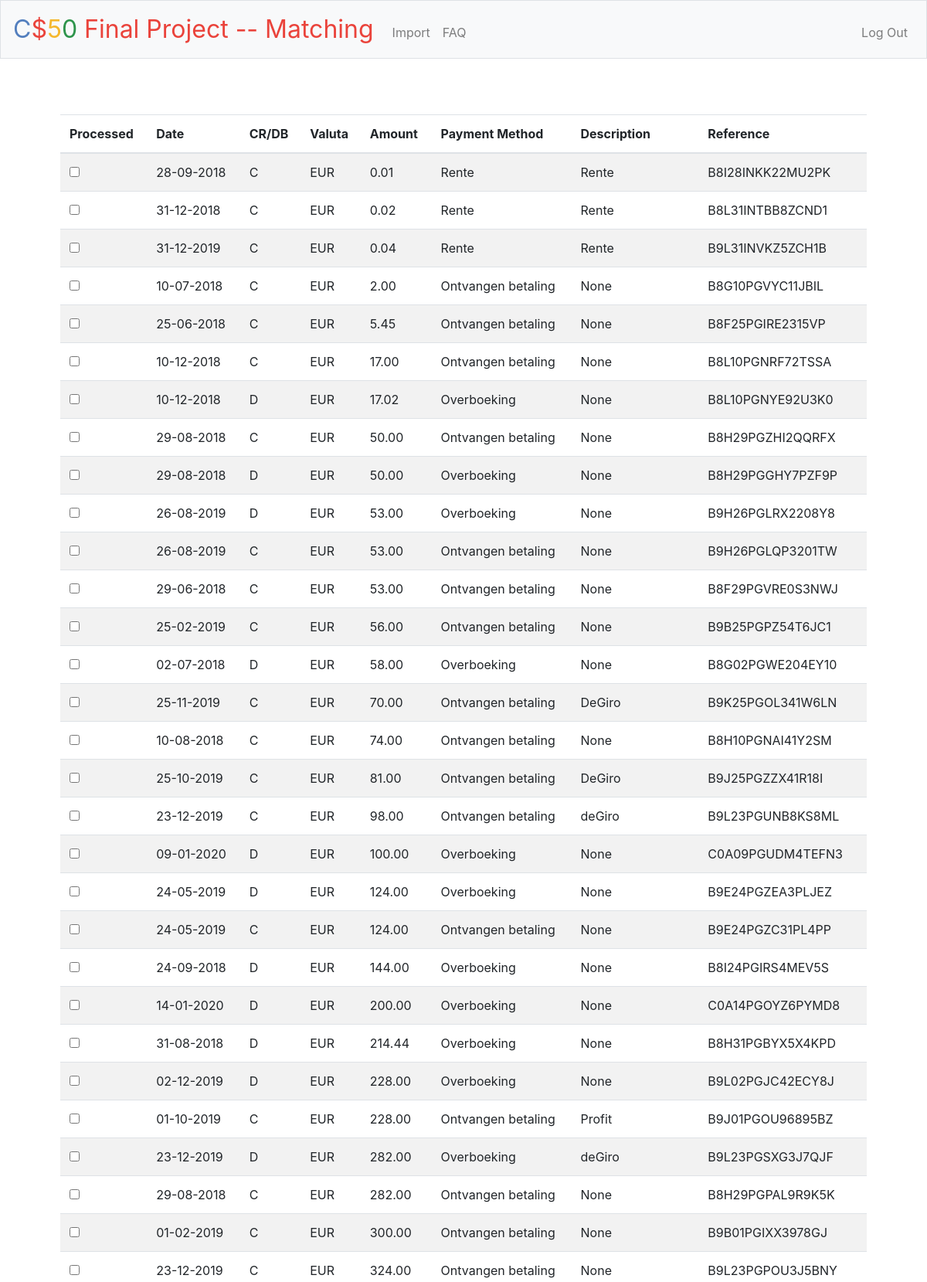
The page / (signed in, upper part) on the database its author committed.
### tables this page shows
CREATE TABLE "import" (
	"userid"	TEXT,
	"account_number"	TEXT,
	"tx_date"	TEXT,
	"valuta_code"	TEXT,
	"credit_debit"	TEXT,
	"amount"	REAL,
	"contra_account"	TEXT,
	"contra_account_name"	TEXT,
	"valuta_date"	TEXT,
	"payment_method"	TEXT,
	"description"	TEXT,
	"payment_type"	TEXT,
	"authorisation_number"	INTEGER,
	"address"	TEXT,
	"payee_id"	INTEGER,
	"reference"	TEXT NOT NULL,
	"entry_date"	TEXT,
	"processed"	TEXT,
	PRIMARY KEY("reference","userid")
);

### app.py (the view)
@app.route("/", methods=["GET", "POST"])
@login_required
def index():
    print(">>>>> index <<<<<")
    if request.method == "POST":
        print('>>>>> POST marked ROWS <<<<<')
        processedFlag = request.form.getlist("checkbox")
        for rows in processedFlag:
            cursor = db.cursor()
            params = ("Y", session["user_id"], rows)
            cursor.execute('''UPDATE import SET processed = ? where userid = ? AND reference = ?''', params)
            db.commit()
        print('>>>>> STORED DB <<<<<')
        flash('Marked rows are processed', 'success')
        return redirect("/")
    else:
        cursor = db.cursor()
        params = (session["user_id"],)
        cursor.execute('''SELECT rowid, * FROM import WHERE userid = ? AND processed = 'N' ORDER BY amount;''', params)
        rows = cursor.fetchall()
        return render_template("layout.html", rows=rows)

### app.py (called while the page is built)
@app.after_request
def after_request(response):
    response.headers["Cache-Control"] = "no-cache, no-store, must-revalidate"
    response.headers["Expires"] = 0
    response.headers["Pragma"] = "no-cache"
    return response

### helpers.py (called while the page is built)
def login_required(f):
    @wraps(f)
    def decorated_function(*args, **kwargs):
        if session.get("user_id") is None:
            return redirect("/login")
        return f(*args, **kwargs)
    return decorated_function

### templates/layout.html (shortened to what this page needs)
<!DOCTYPE html>
<html lang="en">
    <head>
        <link href="https://maxcdn.bootstrapcdn.com/bootstrap/4.1.3/css/bootstrap.min.css" rel="stylesheet">
        <link href="/static/styles.css" rel="stylesheet">
    </head>
    <body>
        <nav class="navbar navbar-expand-md navbar-light bg-light border">
            <a class="navbar-brand" href="/"><span class="blue">C</span><span class="red">$</span><span class="yellow">5</span><span class="green">0</span> <span class="red">Final Project -- Matching</span></a>
            <div class="collapse navbar-collapse" id="navbar">
                {% if session.user_id %}
                    <ul class="navbar-nav mr-auto mt-2">
                        <li class="nav-item"><a class="nav-link" href="/import">Import</a></li>
                        <li class="nav-item"><a class="nav-link" href="/faq">FAQ</a></li>
                    </ul>
                    <ul class="navbar-nav ml-auto mt-2">
                        <li class="nav-item"><a class="nav-link" href="/logout">Log Out</a></li>
                    </ul>
                {% else %}
                    <ul class="navbar-nav ml-auto mt-2">
                        <li class="nav-item"><a class="nav-link" href="/register">Register</a></li>
                        <li class="nav-item"><a class="nav-link" href="/login">Log In</a></li>
                    </ul>
                {% endif %}
            </div>
        </nav>
        <main class="container p-5">
            {% block main %}
            <form action="/" method="post" name="checkbox">
                <table id="roster" class="table table-striped" style="width:100%">
                  <thead>
                    <tr class="text-left">
                      <th>Processed</th>
                      <th>Date</th>
                      <th>CR/DB</th>
                      <th>Valuta</th>
                      <th>Amount</th>
                      <th>Payment Method</th>
                      <th>Description</th>
                      <th>Reference</th>
                    </tr>
                  </thead>
                  <tbody>
                      {% for rows in rows %}
                         <tr class="text-left">
                            <td><input type="checkbox" id="{{ checkbox }}" name="checkbox" value="{{ rows[16] }}"></td>
                            <td>{{ rows[3] }}</td>
                            <td>{{ rows[5] }}</td>
                            <td>{{ rows[4] }}</td>
                            <td>{{ '%0.2f'| format(rows[6]|float) }}</td>
                            <td>{{ rows[10] }}</td>
                            <td>{{ rows[11] }}</td>
                            <td>{{ rows[16] }}</td>
                         </tr>
                      {% endfor %}
                      <br>
                  </tbody>
                </table>
            </form>
            {% endblock %}
        </main>
    </body>
</html>

### static/styles.css (style rules this page uses)
nav .navbar-brand { font-size: xx-large; }
nav .navbar-brand .blue { color: #537fbe; }
nav .navbar-brand .red { color: #ea433b; }
nav .navbar-brand .yellow { color: #f5b82e; }
nav .navbar-brand .green { color: #2e944b; }
main { overflow-x: auto; text-align: center; }

### rows shown on the page
import: tx_date "28-09-2018", credit_debit "C", valuta_code "EUR", amount "0.01", payment_method "Rente", description "Rente", reference "B8I28INKK22MU2PK"
import: tx_date "31-12-2018", credit_debit "C", valuta_code "EUR", amount "0.02", payment_method "Rente", description "Rente", reference "B8L31INTBB8ZCND1"
import: tx_date "31-12-2019", credit_debit "C", valuta_code "EUR", amount "0.04", payment_method "Rente", description "Rente", reference "B9L31INVKZ5ZCH1B"
import: tx_date "10-07-2018", credit_debit "C", valuta_code "EUR", amount "2.00", payment_method "Ontvangen betaling", rows "None", reference "B8G10PGVYC11JBIL"
import: tx_date "25-06-2018", credit_debit "C", valuta_code "EUR", amount "5.45", payment_method "Ontvangen betaling", rows "None", reference "B8F25PGIRE2315VP"
import: tx_date "10-12-2018", credit_debit "C", valuta_code "EUR", amount "17.00", payment_method "Ontvangen betaling", rows "None", reference "B8L10PGNRF72TSSA"
import: tx_date "10-12-2018", credit_debit "D", valuta_code "EUR", amount "17.02", payment_method "Overboeking", rows "None", reference "B8L10PGNYE92U3K0"
import: tx_date "29-08-2018", credit_debit "C", valuta_code "EUR", amount "50.00", payment_method "Ontvangen betaling", rows "None", reference "B8H29PGZHI2QQRFX"
import: tx_date "29-08-2018", credit_debit "D", valuta_code "EUR", amount "50.00", payment_method "Overboeking", rows "None", reference "B8H29PGGHY7PZF9P"
import: tx_date "26-08-2019", credit_debit "D", valuta_code "EUR", amount "53.00", payment_method "Overboeking", rows "None", reference "B9H26PGLRX2208Y8"
import: tx_date "26-08-2019", credit_debit "C", valuta_code "EUR", amount "53.00", payment_method "Ontvangen betaling", rows "None", reference "B9H26PGLQP3201TW"
import: tx_date "29-06-2018", credit_debit "C", valuta_code "EUR", amount "53.00", payment_method "Ontvangen betaling", rows "None", reference "B8F29PGVRE0S3NWJ"
import: tx_date "25-02-2019", credit_debit "C", valuta_code "EUR", amount "56.00", payment_method "Ontvangen betaling", rows "None", reference "B9B25PGPZ54T6JC1"
import: tx_date "02-07-2018", credit_debit "D", valuta_code "EUR", amount "58.00", payment_method "Overboeking", rows "None", reference "B8G02PGWE204EY10"
import: tx_date "25-11-2019", credit_debit "C", valuta_code "EUR", amount "70.00", payment_method "Ontvangen betaling", description "DeGiro", reference "B9K25PGOL341W6LN"
import: tx_date "10-08-2018", credit_debit "C", valuta_code "EUR", amount "74.00", payment_method "Ontvangen betaling", rows "None", reference "B8H10PGNAI41Y2SM"
import: tx_date "25-10-2019", credit_debit "C", valuta_code "EUR", amount "81.00", payment_method "Ontvangen betaling", description "DeGiro", reference "B9J25PGZZX41R18I"
import: tx_date "23-12-2019", credit_debit "C", valuta_code "EUR", amount "98.00", payment_method "Ontvangen betaling", description "deGiro", reference "B9L23PGUNB8KS8ML"
import: tx_date "09-01-2020", credit_debit "D", valuta_code "EUR", amount "100.00", payment_method "Overboeking", rows "None", reference "C0A09PGUDM4TEFN3"
import: tx_date "24-05-2019", credit_debit "D", valuta_code "EUR", amount "124.00", payment_method "Overboeking", rows "None", reference "B9E24PGZEA3PLJEZ"
import: tx_date "24-05-2019", credit_debit "C", valuta_code "EUR", amount "124.00", payment_method "Ontvangen betaling", rows "None", reference "B9E24PGZC31PL4PP"
import: tx_date "24-09-2018", credit_debit "D", valuta_code "EUR", amount "144.00", payment_method "Overboeking", rows "None", reference "B8I24PGIRS4MEV5S"
import: tx_date "14-01-2020", credit_debit "D", valuta_code "EUR", amount "200.00", payment_method "Overboeking", rows "None", reference "C0A14PGOYZ6PYMD8"
import: tx_date "31-08-2018", credit_debit "D", valuta_code "EUR", amount "214.44", payment_method "Overboeking", rows "None", reference "B8H31PGBYX5X4KPD"
import: tx_date "02-12-2019", credit_debit "D", valuta_code "EUR", amount "228.00", payment_method "Overboeking", rows "None", reference "B9L02PGJC42ECY8J"
import: tx_date "01-10-2019", credit_debit "C", valuta_code "EUR", amount "228.00", payment_method "Ontvangen betaling", description "Profit", reference "B9J01PGOU96895BZ"
import: tx_date "23-12-2019", credit_debit "D", valuta_code "EUR", amount "282.00", payment_method "Overboeking", description "deGiro", reference "B9L23PGSXG3J7QJF"
import: tx_date "29-08-2018", credit_debit "C", valuta_code "EUR", amount "282.00", payment_method "Ontvangen betaling", rows "None", reference "B8H29PGPAL9R9K5K"
import: tx_date "01-02-2019", credit_debit "C", valuta_code "EUR", amount "300.00", payment_method "Ontvangen betaling", rows "None", reference "B9B01PGIXX3978GJ"
import: tx_date "23-12-2019", credit_debit "C", valuta_code "EUR", amount "324.00", payment_method "Ontvangen betaling", rows "None", reference "B9L23PGPOU3J5BNY"
